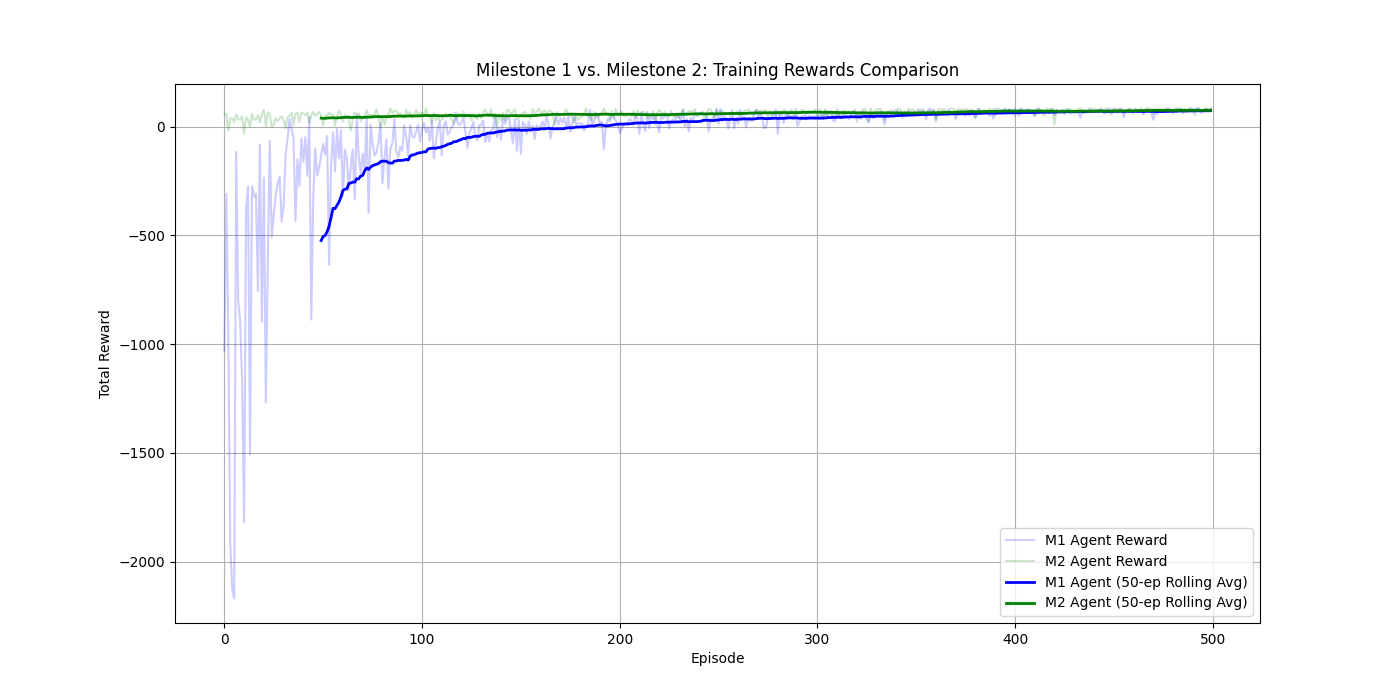

This figure's Python source:
import numpy as np
import random
import matplotlib.pyplot as plt
import copy

class MazeEnvironment:
    def __init__(self, N, M):
        self.N = N
        self.M = M
        self.state_space_size = N * M
        self.action_space_size = 4
        self.start = (0, 0)
        self.goal = (N - 1, M - 1)
        self.grid = np.zeros((N, M))
        self.grid[self.goal] = 2
        num_walls = int(self.state_space_size * 0.1)
        walls_placed = 0
        while walls_placed < num_walls:
            r, c = random.randint(0, N-1), random.randint(0, M-1)
            if (r, c) != self.start and (r, c) != self.goal and self.grid[r, c] == 0:
                self.grid[r, c] = 1
                walls_placed += 1
        self.action_map = {0: (-1, 0), 1: (1, 0), 2: (0, -1), 3: (0, 1)}

    def reset(self):
        return self.start

    def step(self, state, action):
        row, col = state
        d_row, d_col = self.action_map[action]
        new_row, new_col = row + d_row, col + d_col
        done = False
        if new_row < 0 or new_row >= self.N or \
           new_col < 0 or new_col >= self.M or \
           self.grid[new_row, new_col] == 1:
            next_state = state
            reward = -10
        elif (new_row, new_col) == self.goal:
            next_state = (new_row, new_col)
            reward = 100
            done = True
        else:
            next_state = (new_row, new_col)
            reward = -1
        return next_state, reward, done

    def state_to_index(self, state):
        row, col = state
        return row * self.M + col


class QLearningAgent:
    def __init__(self, env):
        self.env = env
        self.q_table = np.random.uniform(-0.1, 0.1, (env.state_space_size, env.action_space_size))
        
        
        self.alpha = 0.1 
        self.gamma = 0.9 
        
        
        self.initial_epsilon = 0.5 
        self.final_epsilon = 0.1
        self.epsilon_decay_episodes = 500  
        self.epsilon = self.initial_epsilon
        
        self.random_action_counter = 0

    def choose_action(self, state, episode, num_decay_episodes):
        state_idx = self.env.state_to_index(state)


        if episode > 0 and episode % 5 == 0 and self.random_action_counter < 3:
            self.random_action_counter += 1
            return random.randint(0, self.env.action_space_size - 1)
        
        if episode % 5 != 0:
            self.random_action_counter = 0
            
            
        if episode < num_decay_episodes:
            self.epsilon = self.initial_epsilon - (self.initial_epsilon - self.final_epsilon) * (episode / num_decay_episodes)
        else:
            self.epsilon = self.final_epsilon
            
            
        if random.uniform(0, 1) < self.epsilon:
            return random.randint(0, self.env.action_space_size - 1)
        else:
            return np.argmax(self.q_table[state_idx])

    def update(self, state, action, reward, next_state, is_historical_state=False):
        state_idx = self.env.state_to_index(state)
        next_state_idx = self.env.state_to_index(next_state)
        
        current_alpha = 0.15 if is_historical_state else self.alpha
        
        old_value = self.q_table[state_idx, action]
        next_max = np.max(self.q_table[next_state_idx])
        
        new_value = old_value + current_alpha * (reward + self.gamma * next_max - old_value)
        self.q_table[state_idx, action] = new_value


def evaluate_agent(agent, env, num_episodes, max_steps):
    total_steps_list = []
    successes = 0
    for _ in range(num_episodes):
        state = env.reset()
        done = False
        steps_this_episode = 0
        for _ in range(max_steps):
            state_idx = env.state_to_index(state)
            action = np.argmax(agent.q_table[state_idx])
            next_state, reward, done = env.step(state, action)
            state = next_state
            steps_this_episode += 1
            if done:
                if reward == 100:
                    successes += 1
                    total_steps_list.append(steps_this_episode)
                break
    success_rate = (successes / num_episodes) * 100
    avg_steps = np.mean(total_steps_list) if successes > 0 else float('inf')
    return success_rate, avg_steps


N, M = 10, 10
M1_DATA_EPISODES = 500 
M2_TRAIN_EPISODES = 500 
MAX_STEPS_PER_EPISODE = 1000 
GOOD_EPISODE_THRESHOLD = 200 
NUM_TEST_EPISODES = 100 

env = MazeEnvironment(N, M)
historical_data = []
m1_rewards_history = []

print(f"Starting Phase 1: Generating historical data from M1 agent ({M1_DATA_EPISODES} episodes)...")
m1_agent = QLearningAgent(env)

m1_agent.initial_epsilon = 0.9
m1_agent.epsilon_decay_episodes = 500
m1_agent.epsilon = m1_agent.initial_epsilon

for episode in range(M1_DATA_EPISODES):
    episode_trajectory = []
    state = env.reset()
    total_reward = 0
    reward = 0
    done = False
    steps_this_episode = 0
    
    m1_agent.random_action_counter = 0
    
    for step in range(MAX_STEPS_PER_EPISODE):
        action = m1_agent.choose_action(state, episode, num_decay_episodes=M1_DATA_EPISODES)
        next_state, reward, done = env.step(state, action)
        
        m1_agent.update(state, action, reward, next_state) 
        
        episode_trajectory.append((state, action, reward, next_state))
        state = next_state
        total_reward += reward
        steps_this_episode += 1
        
        if done:
            break
            
    m1_rewards_history.append(total_reward)
    
    if done and reward == 100 and steps_this_episode < GOOD_EPISODE_THRESHOLD:
        historical_data.extend(episode_trajectory)

print(f"Phase 1 complete. Generated {len(historical_data)} historical data points.")
print("-" * 30)

print("Starting Phase 2: Training Milestone 2 Agent...")
m2_agent = QLearningAgent(env)
m2_rewards_history = []

historical_states = set([s for (s, a, r, s_next) in historical_data])
print(f"Found {len(historical_states)} unique states in historical data.")

print(f"Pre-loading Q-Table with {len(historical_data)} data points...")
for state, action, reward, next_state in historical_data:
    m2_agent.update(state, action, reward, next_state, is_historical_state=True)
print("Pre-loading complete.")

print(f"Starting self-play for {M2_TRAIN_EPISODES} episodes...")
for episode in range(M2_TRAIN_EPISODES):
    state = env.reset()
    total_reward = 0
    done = False
    
    m2_agent.random_action_counter = 0
    
    for step in range(MAX_STEPS_PER_EPISODE):
        action = m2_agent.choose_action(state, episode, num_decay_episodes=M2_TRAIN_EPISODES)
        next_state, reward, done = env.step(state, action)
        
        is_hist = (state in historical_states)
        m2_agent.update(state, action, reward, next_state, is_hist)
        
        state = next_state
        total_reward += reward
        
        if done:
            break
            
    m2_rewards_history.append(total_reward)
    
    if (episode + 1) % 100 == 0:
        print(f"Episode {episode + 1}/{M2_TRAIN_EPISODES} - Total Reward: {total_reward} - Epsilon: {m2_agent.epsilon:.3f}")

print("Phase 2 training finished.")
print("-" * 30)

print("Evaluating agents...")

m1_success, m1_steps = evaluate_agent(m1_agent, env, NUM_TEST_EPISODES, MAX_STEPS_PER_EPISODE)
print(f"--- Milestone 1 Agent Results (500 episodes) ---")
print(f"Success Rate: {m1_success:.2f}%")
print(f"Average Steps to Goal: {m1_steps:.2f}")

m2_success, m2_steps = evaluate_agent(m2_agent, env, NUM_TEST_EPISODES, MAX_STEPS_PER_EPISODE)
print(f"--- Milestone 2 Agent Results ---")
print(f"Success Rate: {m2_success:.2f}%")
print(f"Average Steps to Goal: {m2_steps:.2f}")
print("-" * 30)

plt.figure(figsize=(14, 7))
def rolling_average(data, window_size):
    return np.convolve(data, np.ones(window_size)/window_size, mode='valid')

window = 50
m1_rolling_avg = rolling_average(m1_rewards_history, window)
m2_rolling_avg = rolling_average(m2_rewards_history, window)

plt.plot(m1_rewards_history, label='M1 Agent Reward', color='blue', alpha=0.2)
plt.plot(m2_rewards_history, label='M2 Agent Reward', color='green', alpha=0.2)

plt.plot(range(window - 1, M1_DATA_EPISODES), m1_rolling_avg, label=f'M1 Agent ({window}-ep Rolling Avg)', color='blue', linewidth=2)
plt.plot(range(window - 1, M2_TRAIN_EPISODES), m2_rolling_avg, label=f'M2 Agent ({window}-ep Rolling Avg)', color='green', linewidth=2)

plt.title('Milestone 1 vs. Milestone 2: Training Rewards Comparison')
plt.xlabel('Episode')
plt.ylabel('Total Reward')
plt.legend()
plt.grid(True)
# plt.show()
plt.savefig("maze2.png")
